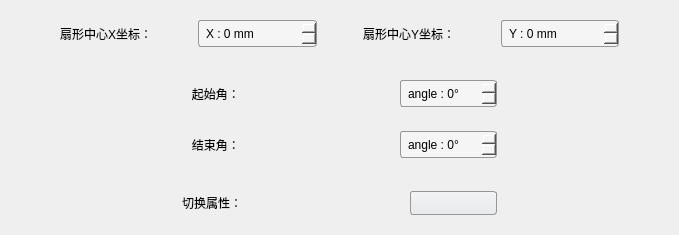
     <widget class="QWidget" name="sectorDialog">
      <layout class="QVBoxLayout" name="verticalLayout_8">
       <item>
        <widget class="QWidget" name="widget_21" native="true">
         <layout class="QHBoxLayout" name="horizontalLayout_22">
          <item>
           <spacer name="horizontalSpacer_52">
            <property name="orientation">
             <enum>Qt::Horizontal</enum>
            </property>
            <property name="sizeHint" stdset="0">
             <size>
              <width>40</width>
              <height>20</height>
             </size>
            </property>
           </spacer>
          </item>
          <item>
           <widget class="QLabel" name="sectorCenterXlabel">
            <property name="text">
             <string>扇形中心X坐标：</string>
            </property>
           </widget>
          </item>
          <item>
           <spacer name="horizontalSpacer_53">
            <property name="orientation">
             <enum>Qt::Horizontal</enum>
            </property>
            <property name="sizeHint" stdset="0">
             <size>
              <width>40</width>
              <height>20</height>
             </size>
            </property>
           </spacer>
          </item>
          <item>
           <widget class="QSpinBox" name="sectorCenterXSpinBox">
            <property name="styleSheet">
             <string notr="true">QSpinBox{
border-radius: 3px;
padding: 0 5px;
color: #000000;
border: 1px solid #969696;
background-color: #F5F5F5 ;
min-height: 25px;
}
QSpinBox:hover{
border: 1px solid #00BB9E;
}
QSpinBox:selected{
border: 1px solid #00BB9E;
}
QSpinBox[buttonSymbols=&quot;0&quot;]::up-button{/*显示按钮=0*/
width: 20px;
height: 14px;
subcontrol-origin: border;
subcontrol-position: top right;
right: 2px;
top: 2px;
bottom: 1px;
border-image: url(:/icon/triangle_up_969696.png);
}
QSpinBox::up-button:hover{
border-image: url(:/icon/triangle_up_00BB9E.png);
}
QSpinBox::up-button:pressed{
border-image: url(:/icon/triangle_up_262829.png);
}
QSpinBox[buttonSymbols=&quot;0&quot;]::down-button{
width: 20px;
height: 14px;
subcontrol-origin: border;
subcontrol-position: bottom right;
right: 2px;
bottom: 2px;
border-image: url(:/icon/triangle_down_969696.png);
}
QSpinBox::down-button:hover{
border-image: url(:/icon/triangle_down_00BB9E.png);
}
QSpinBox::down-button:pressed{
border-image: url(:/icon/triangle_down_262829.png);
}
QSpinBox:disabled{
color: #DCE1E6;
background-color:#F5F5F5;
border: 1px solid #969696;
}
QSpinBox::up-button:disabled{
border-image: url(:/icon/triangle_up_404244.png);
}
QSpinBox::down-button:disabled{
border-image: url(:/icon/triangle_down_404244.png);
}</string>
            </property>
            <property name="suffix">
             <string> mm</string>
            </property>
            <property name="prefix">
             <string>X : </string>
            </property>
            <property name="minimum">
             <number>-999999</number>
            </property>
            <property name="maximum">
             <number>999999</number>
            </property>
           </widget>
          </item>
          <item>
           <spacer name="horizontalSpacer_54">
            <property name="orientation">
             <enum>Qt::Horizontal</enum>
            </property>
            <property name="sizeHint" stdset="0">
             <size>
              <width>40</width>
              <height>20</height>
             </size>
            </property>
           </spacer>
          </item>
          <item>
           <widget class="QLabel" name="sectorCenterYlabel">
            <property name="text">
             <string>扇形中心Y坐标：</string>
            </property>
           </widget>
          </item>
          <item>
           <spacer name="horizontalSpacer_55">
            <property name="orientation">
             <enum>Qt::Horizontal</enum>
            </property>
            <property name="sizeHint" stdset="0">
             <size>
              <width>40</width>
              <height>20</height>
             </size>
            </property>
           </spacer>
          </item>
          <item>
           <widget class="QSpinBox" name="sectorCenterYSpinBox">
            <property name="styleSheet">
             <string notr="true">QSpinBox{
border-radius: 3px;
padding: 0 5px;
color: #000000;
border: 1px solid #969696;
background-color: #F5F5F5 ;
min-height: 25px;
}
QSpinBox:hover{
border: 1px solid #00BB9E;
}
QSpinBox:selected{
border: 1px solid #00BB9E;
}
QSpinBox[buttonSymbols=&quot;0&quot;]::up-button{/*显示按钮=0*/
width: 20px;
height: 14px;
subcontrol-origin: border;
subcontrol-position: top right;
right: 2px;
top: 2px;
bottom: 1px;
border-image: url(:/icon/triangle_up_969696.png);
}
QSpinBox::up-button:hover{
border-image: url(:/icon/triangle_up_00BB9E.png);
}
QSpinBox::up-button:pressed{
border-image: url(:/icon/triangle_up_262829.png);
}
QSpinBox[buttonSymbols=&quot;0&quot;]::down-button{
width: 20px;
height: 14px;
subcontrol-origin: border;
subcontrol-position: bottom right;
right: 2px;
bottom: 2px;
border-image: url(:/icon/triangle_down_969696.png);
}
QSpinBox::down-button:hover{
border-image: url(:/icon/triangle_down_00BB9E.png);
}
QSpinBox::down-button:pressed{
border-image: url(:/icon/triangle_down_262829.png);
}
QSpinBox:disabled{
color: #DCE1E6;
background-color:#F5F5F5;
border: 1px solid #969696;
}
QSpinBox::up-button:disabled{
border-image: url(:/icon/triangle_up_404244.png);
}
QSpinBox::down-button:disabled{
border-image: url(:/icon/triangle_down_404244.png);
}</string>
            </property>
            <property name="suffix">
             <string> mm</string>
            </property>
            <property name="prefix">
             <string>Y : </string>
            </property>
            <property name="minimum">
             <number>-999999</number>
            </property>
            <property name="maximum">
             <number>999999</number>
            </property>
           </widget>
          </item>
          <item>
           <spacer name="horizontalSpacer_56">
            <property name="orientation">
             <enum>Qt::Horizontal</enum>
            </property>
            <property name="sizeHint" stdset="0">
             <size>
              <width>40</width>
              <height>20</height>
             </size>
            </property>
           </spacer>
          </item>
         </layout>
        </widget>
       </item>
       <item>
        <widget class="QWidget" name="widget_24" native="true">
         <layout class="QVBoxLayout" name="verticalLayout_7">
          <item>
           <widget class="QWidget" name="widget_22" native="true">
            <layout class="QHBoxLayout" name="horizontalLayout_24">
             <item>
              <spacer name="horizontalSpacer_57">
               <property name="orientation">
                <enum>Qt::Horizontal</enum>
               </property>
               <property name="sizeHint" stdset="0">
                <size>
                 <width>40</width>
                 <height>20</height>
                </size>
               </property>
              </spacer>
             </item>
             <item>
              <widget class="QLabel" name="sectorStartAnglelabel">
               <property name="text">
                <string>   起始角：</string>
               </property>
              </widget>
             </item>
             <item>
              <spacer name="horizontalSpacer_58">
               <property name="orientation">
                <enum>Qt::Horizontal</enum>
               </property>
               <property name="sizeHint" stdset="0">
                <size>
                 <width>40</width>
                 <height>20</height>
                </size>
               </property>
              </spacer>
             </item>
             <item>
              <widget class="QSpinBox" name="sectorStartAngleSpinBox">
               <property name="styleSheet">
                <string notr="true">QSpinBox{
border-radius: 3px;
padding: 0 5px;
color: #000000;
border: 1px solid #969696;
background-color: #F5F5F5 ;
min-height: 25px;
}
QSpinBox:hover{
border: 1px solid #00BB9E;
}
QSpinBox:selected{
border: 1px solid #00BB9E;
}
QSpinBox[buttonSymbols=&quot;0&quot;]::up-button{/*显示按钮=0*/
width: 20px;
height: 14px;
subcontrol-origin: border;
subcontrol-position: top right;
right: 2px;
top: 2px;
bottom: 1px;
border-image: url(:/icon/triangle_up_969696.png);
}
QSpinBox::up-button:hover{
border-image: url(:/icon/triangle_up_00BB9E.png);
}
QSpinBox::up-button:pressed{
border-image: url(:/icon/triangle_up_262829.png);
}
QSpinBox[buttonSymbols=&quot;0&quot;]::down-button{
width: 20px;
height: 14px;
subcontrol-origin: border;
subcontrol-position: bottom right;
right: 2px;
bottom: 2px;
border-image: url(:/icon/triangle_down_969696.png);
}
QSpinBox::down-button:hover{
border-image: url(:/icon/triangle_down_00BB9E.png);
}
QSpinBox::down-button:pressed{
border-image: url(:/icon/triangle_down_262829.png);
}
QSpinBox:disabled{
color: #DCE1E6;
background-color:#F5F5F5;
border: 1px solid #969696;
}
QSpinBox::up-button:disabled{
border-image: url(:/icon/triangle_up_404244.png);
}
QSpinBox::down-button:disabled{
border-image: url(:/icon/triangle_down_404244.png);
}</string>
               </property>
               <property name="suffix">
                <string>°</string>
               </property>
               <property name="prefix">
                <string>angle : </string>
               </property>
               <property name="minimum">
                <number>0</number>
               </property>
               <property name="maximum">
                <number>360</number>
               </property>
               <property name="displayIntegerBase">
                <number>10</number>
               </property>
              </widget>
             </item>
             <item>
              <spacer name="horizontalSpacer_59">
               <property name="orientation">
                <enum>Qt::Horizontal</enum>
               </property>
               <property name="sizeHint" stdset="0">
                <size>
                 <width>40</width>
                 <height>20</height>
                </size>
               </property>
              </spacer>
             </item>
            </layout>
           </widget>
          </item>
          <item>
           <widget class="QWidget" name="widget_23" native="true">
            <layout class="QHBoxLayout" name="horizontalLayout_23">
             <item>
              <spacer name="horizontalSpacer_60">
               <property name="orientation">
                <enum>Qt::Horizontal</enum>
               </property>
               <property name="sizeHint" stdset="0">
                <size>
                 <width>40</width>
                 <height>20</height>
                </size>
               </property>
              </spacer>
             </item>
             <item>
              <widget class="QLabel" name="sectorEndAnglelabel">
               <property name="text">
                <string>   结束角：</string>
               </property>
              </widget>
             </item>
             <item>
              <spacer name="horizontalSpacer_61">
               <property name="orientation">
                <enum>Qt::Horizontal</enum>
               </property>
               <property name="sizeHint" stdset="0">
                <size>
                 <width>40</width>
                 <height>20</height>
                </size>
               </property>
              </spacer>
             </item>
             <item>
              <widget class="QSpinBox" name="sectorEndAngleSpinBox">
               <property name="styleSheet">
                <string notr="true">QSpinBox{
border-radius: 3px;
padding: 0 5px;
color: #000000;
border: 1px solid #969696;
background-color: #F5F5F5 ;
min-height: 25px;
}
QSpinBox:hover{
border: 1px solid #00BB9E;
}
QSpinBox:selected{
border: 1px solid #00BB9E;
}
QSpinBox[buttonSymbols=&quot;0&quot;]::up-button{/*显示按钮=0*/
width: 20px;
height: 14px;
subcontrol-origin: border;
subcontrol-position: top right;
right: 2px;
top: 2px;
bottom: 1px;
border-image: url(:/icon/triangle_up_969696.png);
}
QSpinBox::up-button:hover{
border-image: url(:/icon/triangle_up_00BB9E.png);
}
QSpinBox::up-button:pressed{
border-image: url(:/icon/triangle_up_262829.png);
}
QSpinBox[buttonSymbols=&quot;0&quot;]::down-button{
width: 20px;
height: 14px;
subcontrol-origin: border;
subcontrol-position: bottom right;
right: 2px;
bottom: 2px;
border-image: url(:/icon/triangle_down_969696.png);
}
QSpinBox::down-button:hover{
border-image: url(:/icon/triangle_down_00BB9E.png);
}
QSpinBox::down-button:pressed{
border-image: url(:/icon/triangle_down_262829.png);
}
QSpinBox:disabled{
color: #DCE1E6;
background-color:#F5F5F5;
border: 1px solid #969696;
}
QSpinBox::up-button:disabled{
border-image: url(:/icon/triangle_up_404244.png);
}
QSpinBox::down-button:disabled{
border-image: url(:/icon/triangle_down_404244.png);
}</string>
               </property>
               <property name="suffix">
                <string>°</string>
               </property>
               <property name="prefix">
                <string>angle : </string>
               </property>
               <property name="minimum">
                <number>0</number>
               </property>
               <property name="maximum">
                <number>360</number>
               </property>
              </widget>
             </item>
             <item>
              <spacer name="horizontalSpacer_62">
               <property name="orientation">
                <enum>Qt::Horizontal</enum>
               </property>
               <property name="sizeHint" stdset="0">
                <size>
                 <width>40</width>
                 <height>20</height>
                </size>
               </property>
              </spacer>
             </item>
            </layout>
           </widget>
          </item>
         </layout>
        </widget>
       </item>
       <item>
        <widget class="QWidget" name="widget_20" native="true">
         <layout class="QHBoxLayout" name="horizontalLayout_21">
          <item>
           <spacer name="horizontalSpacer_49">
            <property name="orientation">
             <enum>Qt::Horizontal</enum>
            </property>
            <property name="sizeHint" stdset="0">
             <size>
              <width>40</width>
              <height>20</height>
             </size>
            </property>
           </spacer>
          </item>
          <item>
           <widget class="QLabel" name="selectlabel_7">
            <property name="text">
             <string>切换属性：</string>
            </property>
           </widget>
          </item>
          <item>
           <spacer name="horizontalSpacer_50">
            <property name="orientation">
             <enum>Qt::Horizontal</enum>
            </property>
            <property name="sizeHint" stdset="0">
             <size>
              <width>40</width>
              <height>20</height>
             </size>
            </property>
           </spacer>
          </item>
          <item>
           <widget class="QComboBox" name="sectorSizeComboBox">
            <property name="sizePolicy">
             <sizepolicy hsizetype="Preferred" vsizetype="Maximum">
              <horstretch>0</horstretch>
              <verstretch>0</verstretch>
             </sizepolicy>
            </property>
            <property name="maximumSize">
             <size>
              <width>16777215</width>
              <height>26</height>
             </size>
            </property>
            <property name="styleSheet">
             <string notr="true">QComboBox {
border: 1px solid #969696;
background: qlineargradient(spread:pad,x1:0,y1:0,x2:0,y2:1,stop:0 #F2F3F4 , stop:1 #E7E9EB);
border-radius: 3px;
padding: 1px 18px 1px 3px;
min-height: 20px;
}
QComboBox:item{
background-color: qlineargradient(spread:pad,x1:0,y1:0,x2:0,y2:1,stop:0 #F2F3F4 , stop:1 #E7E9EB);
}
QComboBox:hover{
border: 1px solid #00BB9E;
}
QComboBox:selected{
border: 1px solid #00BB9E;
}
QComboBox:editable{
background-color: qlineargradient(spread:pad,x1:0,y1:0,x2:0,y2:1,stop:0 #F2F3F4 , stop:1 #E7E9EB);
}
QComboBox:editable:disabled{
color: #DCE1E6;
background-color: #F5F5F5;
border: 1px solid #969696;
}
/* 下拉后，整个下拉窗体样式 */
QComboBox QAbstractItemView {
border: 1px solid #969696;
background: qlineargradient(spread:pad,x1:0,y1:0,x2:0,y2:1,stop:0 #F2F3F4 , stop:1 #E7E9EB);
selection-background-color: #00BB9E; /* 整个下拉窗体被选中项的背景色 */
}
QComboBox QAbstractItemView::item {
height: 20px;
}
QComboBox::drop-down {
width: 20px;
height: 20px;
subcontrol-position: center right;
right: 2px;
border: 0;
background-color: transparent;
}
QComboBox::down-arrow {/*替换三角小图标*/
width: 20px;
height: 20px;
border-image: url(:/icon/triangle_down_969696.png);
}
QComboBox::down-arrow:hover {
border-image: url(:/icon/triangle_down_00BB9E.png);
}
QComboBox::disabled{
color: #DCE1E6;
background-color: #F5F5F5;
border: 1px solid #969696;
}
QComboBox::down-arrow:disabled {
border-image: url(:/icon/triangle_down_404244.png);
}</string>
            </property>
           </widget>
          </item>
          <item>
           <spacer name="horizontalSpacer_51">
            <property name="orientation">
             <enum>Qt::Horizontal</enum>
            </property>
            <property name="sizeHint" stdset="0">
             <size>
              <width>40</width>
              <height>20</height>
             </size>
            </property>
           </spacer>
          </item>
         </layout>
        </widget>
       </item>
      </layout>
     </widget>
